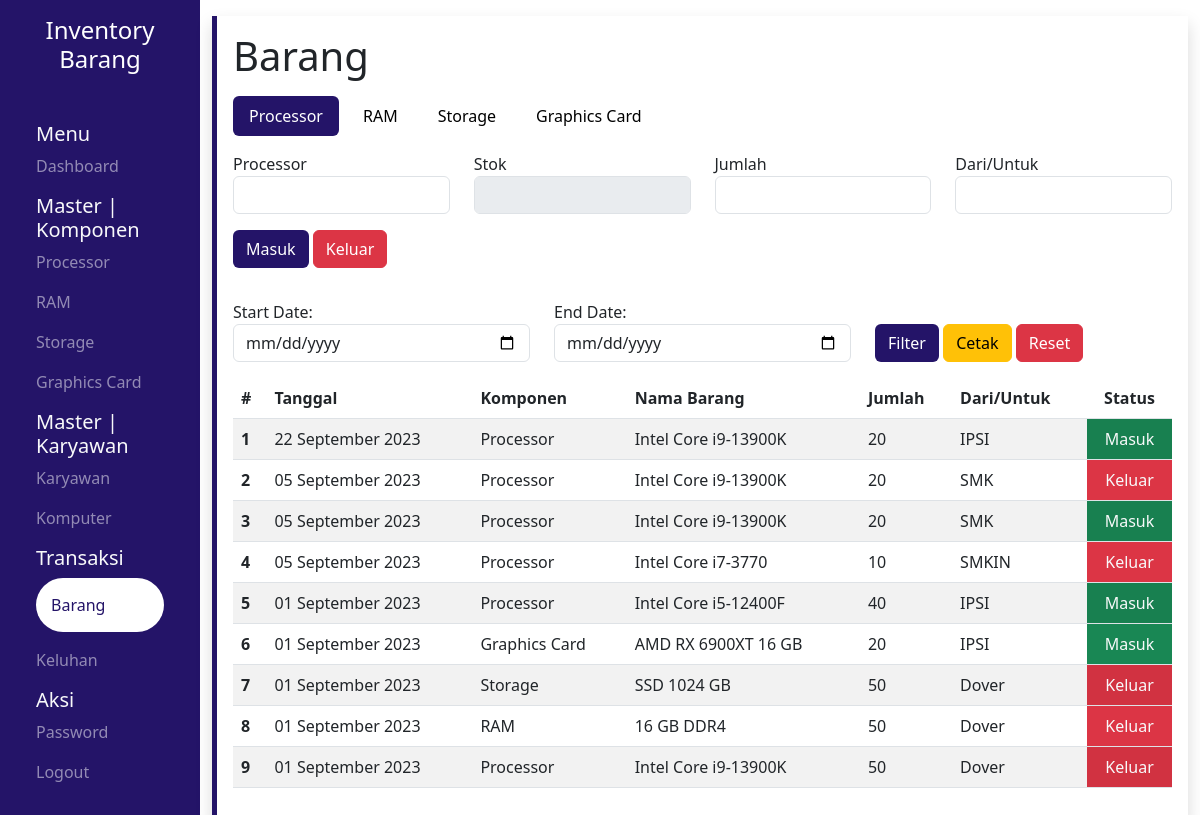
The app's page /pages/barang/index.php (signed in), older data.
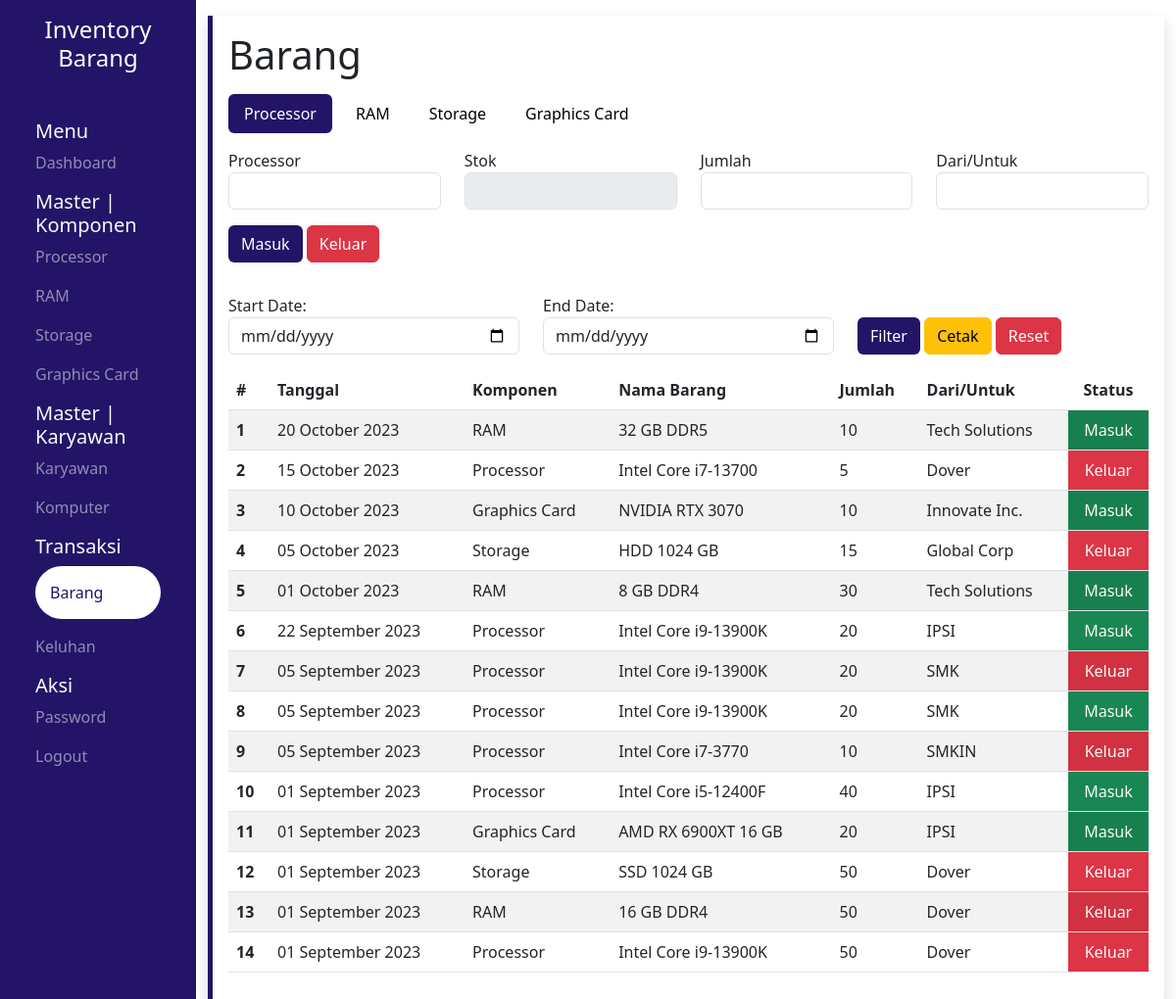
The same page, newer data.
### tables this page shows
CREATE TABLE `barang` (
  `id` int(11) NOT NULL,
  `tanggal` datetime NOT NULL,
  `komponen` varchar(25) NOT NULL,
  `nama_komponen` varchar(25) NOT NULL,
  `jumlah` int(11) NOT NULL,
  `perusahaan` varchar(25) NOT NULL,
  `status` varchar(25) NOT NULL
);

### pages/barang/index.php (the view, shortened to what this page needs)
<?php
include "../src/config/connect.php";
$query_barang = "SELECT * FROM barang ORDER BY tanggal DESC";
$result_barang = mysqli_query($conn, $query_barang);
include "../src/function/filterData.php";
?>
<!DOCTYPE html>
<html lang="en">
<head>
    <link rel="stylesheet" href="../src/css/global.css">
    <?php include '../src/library/bootstrap.php' ?>
    <?php include '../src/library/datatables.php' ?>
    <?php include '../src/library/sweetalert.php' ?>
</head>
<body>
    <div class="container-fluid">
        <div class="row vh-100">
            <section class="col-md-2 sidebar text-light">
                <a href="../../">
                    <div class="text-center my-3 mb-5">
                        <h4>Inventory Barang</h4>
                    </div>
                </a>
                <div class="mx-4">
                    <h5>Menu</h5>
                    <a href="../dashboard/">
                        <p class="opacity">Dashboard</p>
                    </a>
                </div>
                <div class="mx-4">
                    <h5>Master | Komponen</h5>
                    <a href="../processor/">
                        <p class="opacity">Processor</p>
                    </a>
                    <a href="../ram/">
                        <p class="opacity">RAM</p>
                    </a>
                    <a href="../storage/">
                        <p class="opacity">Storage</p>
                    </a>
                    <a href="../vga/">
                        <p class="opacity">Graphics Card</p>
                    </a>
                </div>
                <div class="mx-4">
                    <h5>Master | Karyawan</h5>
                    <a href="../karyawan/">
                        <p class="opacity">Karyawan</p>
                        <a href="../komputer/">
                            <p class="opacity">Komputer</p>
                        </a>
                    </a>
                </div>
                <div class="mx-4">
                    <h5>Transaksi</h5>
                    <a href="../barang/">
                        <p class="opacity-100 aktif rounded-pill">Barang</p>
                    </a>
                    <a href="../keluhan/">
                        <p class="opacity">Keluhan</p>
                    </a>
                </div>
                <div class="mx-4">
                    <h5>Aksi</h5>
                    <a href="../password/">
                        <p class="opacity">Password</p>
                    </a>
                    <a href="../../logout.php">
                        <p class="opacity">Logout</p>
                    </a>
                </div>
            </section>
            <section class="col-md-10 content">
                <div class="wrapper shadow p-3 my-3 left">
                    <h1>Barang</h1>
                    <nav class="my-3">
                        <ul class="nav nav-pills mb-3 gap-2" id="pills-tab" role="tablist">
                            <li class="nav-item" role="presentation">
                                <button class="nav-link active" id="pills-processor-tab" data-bs-toggle="pill" data-bs-target="#pills-processor" type="button" role="tab" aria-controls="pills-processor" aria-selected="false">Processor</button>
                            </li>
                            <li class="nav-item" role="presentation">
                                <button class="nav-link" id="pills-ram-tab" data-bs-toggle="pill" data-bs-target="#pills-ram" type="button" role="tab" aria-controls="pills-ram" aria-selected="false">RAM</button>
                            </li>
                            <li class="nav-item" role="presentation">
                                <button class="nav-link" id="pills-storage-tab" data-bs-toggle="pill" data-bs-target="#pills-storage" type="button" role="tab" aria-controls="pills-storage" aria-selected="false">Storage</button>
                            </li>
                            <li class="nav-item" role="presentation">
                                <button class="nav-link" id="pills-vga-tab" data-bs-toggle="pill" data-bs-target="#pills-vga" type="button" role="tab" aria-controls="pills-vga" aria-selected="false">Graphics Card</button>
                            </li>
                        </ul>
                        <div class="tab-content" id="pills-tabContent">
                            <div class="tab-pane show active" id="pills-processor" role="tabpanel" aria-labelledby="pills-processor-tab" tabindex="0">
                                <div class="">
                                    <form action="" method="POST">
                                        <div class="row">
                                            <div class="col">
                                                <label for="processor">Processor</label>
                                                <input class="form-control" type="text" name="processor_input" id="processor_input" list="list_processor" autocomplete="off" required>
                                            </div>
                                            <div class="col">
                                                <label for="stok">Stok</label>
                                                <input type="text" class="form-control" name="stok_input_processor" id="stok_input_processor" disabled readonly>
                                            </div>
                                            <div class="col">
                                                <label for="jumlah">Jumlah</label>
                                                <input type="number" class="form-control" name="jumlah" id="" autocomplete="off" required>
                                            </div>
                                            <div class="col">
                                                <label for="perusahaan">Dari/Untuk</label>
                                                <input type="text" class="form-control" name="perusahaan" id="" autocomplete="off" required>
                                            </div>
                                        </div>
                                        <button class="btn ungu my-3" name="tambahProcessor">Masuk</button>
                                        <button class="btn btn-danger my-3" name="kurangProcessor">Keluar</button>
                                    </form>
                                </div>
                            </div>
                        </div>
                    </nav>
                    <form action="" method="POST" id="myForm">
                        <div class="row mb-3">
                            <div class="col">
                                <label for="startDate">Start Date:</label>
                                <input type="date" class="form-control" name="startdate">
                            </div>
                            <div class="col">
                                <label for="endDate">End Date:</label>
                                <input type="date" class="form-control" name="enddate">
                            </div>
                            <div class="col">
                                <br>
                                <button class="btn ungu" name="filter" onclick="setFormAction('')">Filter</button>
                                <button class="btn btn-warning" name="print" onclick="setFormAction('print.php')">Cetak</button>
                                <button class="btn btn-danger" name="reset" onclick="refreshPage()">Reset</button>
                            </div>
                        </div>
                    </form>
                    <table id="myTable" class="table table-striped display">
                        <thead>
                            <tr>
                                <th scope="col">#</th>
                                <th scope="col">Tanggal</th>
                                <th scope="col">Komponen</th>
                                <th scope="col">Nama Barang</th>
                                <th scope="col">Jumlah</th>
                                <th scope="col">Dari/Untuk</th>
                                <th class="text-center" scope="col">Status</th>
                            </tr>
                        </thead>
                        <tbody>
                            <?php $no = 1 ?>
                            <?php while ($result = mysqli_fetch_array($result_barang)) : ?>
                                <tr>
                                    <th scope="row"><?= $no++ ?></th>
                                    <td><?= date('d F Y', strtotime($result["tanggal"])) ?></td>
                                    <td><?= $result["komponen"] ?></td>
                                    <td><?= $result["nama_komponen"] ?></td>
                                    <td><?= $result['jumlah'] ?></td>
                                    <td><?= $result['perusahaan'] ?></td>
                                    <td class="<?php echo ($result['status'] === 'Masuk') ? 'bg-success text-light text-center' : 'bg-danger text-light text-center'; ?>">
                                        <?php echo $result['status']; ?>
                                    </td>
                                </tr>
                            <?php endwhile; ?>
                        </tbody>
                    </table>
                </div>
            </section>
        </div>
    </div>
</body>
</html>

### pages/src/library/bootstrap.php (shortened to what this page needs)
<link rel="stylesheet" href="https://cdn.jsdelivr.net/npm/bootstrap@5.3.1/dist/css/bootstrap.min.css">
<link href="https://cdnjs.cloudflare.com/ajax/libs/twitter-bootstrap/5.3.0/css/bootstrap.min.css" rel="stylesheet">

### pages/src/library/datatables.php (shortened to what this page needs)
<link href="https://cdn.datatables.net/v/bs5/jq-3.7.0/dt-1.13.6/datatables.min.css" rel="stylesheet">

### pages/src/library/sweetalert.php (shortened to what this page needs)
<link href="https://cdn.jsdelivr.net/npm/sweetalert2@11.7.20/dist/sweetalert2.min.css" rel="stylesheet">

### pages/src/css/global.css (style rules this page uses)
body { overflow-x: hidden; }
a { text-decoration: none !important; color: #fff !important; }
.aktif { background-color: #fff; color: #241468; padding: 15px; }
.ungu { background-color: #241468 !important; color: #fff !important; }
.opacity { opacity: 0.5; }
.sidebar { background-color: #241468 !important; }
.left { border-left: 5px solid #241468 !important; }
.nav-pills .nav-item .nav-link { color: black; }
.nav-pills .nav-item .nav-link.active { color: #fff; background-color: #241468; }

Row changes from the older to the newer data that the page shows:
added barang: tanggal "20 October 2023", komponen "RAM", nama_komponen "32 GB DDR5", jumlah "10", perusahaan "Tech Solutions", status "Masuk"
added barang: tanggal "15 October 2023", komponen "Processor", nama_komponen "Intel Core i7-13700", jumlah "5", perusahaan "Dover", status "Keluar"
added barang: tanggal "10 October 2023", komponen "Graphics Card", nama_komponen "NVIDIA RTX 3070", jumlah "10", perusahaan "Innovate Inc.", status "Masuk"
added barang: tanggal "05 October 2023", komponen "Storage", nama_komponen "HDD 1024 GB", jumlah "15", perusahaan "Global Corp", status "Keluar"
added barang: tanggal "01 October 2023", komponen "RAM", nama_komponen "8 GB DDR4", jumlah "30", perusahaan "Tech Solutions", status "Masuk"
